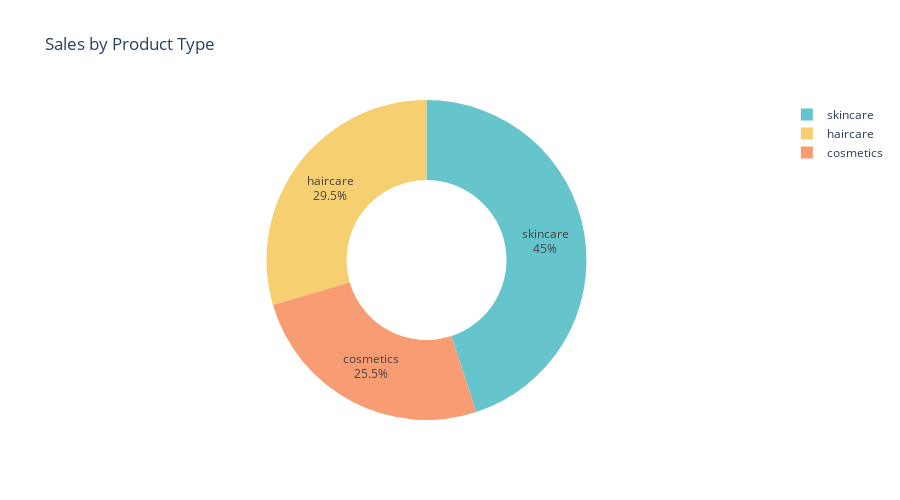

Here is the notebook cell this chart was saved with:
### Code cell
sales_data = data.groupby('Product type') ['Number of products sold'].sum().reset_index()
pie_chart = px.pie(sales_data, values='Number of products sold',
                  names='Product type',
                  title='Sales by Product Type', width=900, height=500,
                  hover_data=['Number of products sold'],
                  hole=0.5,
                  color_discrete_sequence=px.colors.qualitative.Pastel)
pie_chart.update_traces(textposition='inside', textinfo='percent+label')
pie_chart.show()

### Figure 1 — Plotly figure (JSON) as saved in the notebook; plotly's stock layout.template omitted (floating-point values rounded to 4 significant figures)
{"data": [{"customdata": [[11757], [13611], [20731]], "domain": {"x": [0, 1], "y": [0, 1]}, "hole": 0.5, "hovertemplate": "Product type=%{label}<br>Number of products sold=%{customdata[0]}<extra></extra>", "labels": ["cosmetics", "haircare", "skincare"], "legendgroup": "", "name": "", "showlegend": true, "textinfo": "percent+label", "textposition": "inside", "type": "pie", "values": [11757, 13611, 20731]}], "layout": {"height": 500, "legend": {"tracegroupgap": 0}, "piecolorway": ["rgb(102, 197, 204)", "rgb(246, 207, 113)", "rgb(248, 156, 116)", "rgb(220, 176, 242)", "rgb(135, 197, 95)", "rgb(158, 185, 243)", "rgb(254, 136, 177)", "rgb(201, 219, 116)", "rgb(139, 224, 164)", "rgb(180, 151, 231)", "rgb(179, 179, 179)"], "title": {"text": "Sales by Product Type"}, "width": 900}}
